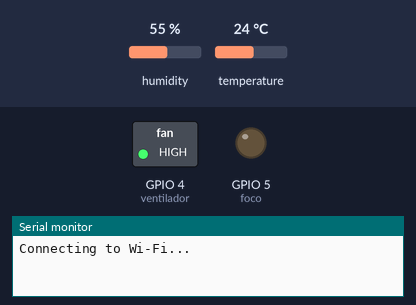
The sketch below on a simulated ESP32. Parts: switched loads named in the sketch (green lamp = pin HIGH), output pins drawn as LEDs (lit = HIGH), the last lines printed to the serial monitor. Inputs (shaded band) come from the test bench; at power-on: temperature 24 °C, humidity 55 %. WiFi joins after 1.5 s; servers stay silent unless stated; no MQTT or app messages arrive unless stated; web services answer with replies made up by the test bench.

Above: at 1.2 s.
1.3 s: temperature set to 29.9 °C
6.6 s: temperature set to 31.1 °C
At 11.1 s:
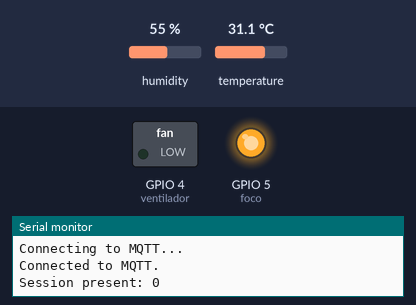
11.9 s: temperature set to 29.9 °C
16.8 s: temperature set to 28.9 °C
At 21.7 s:
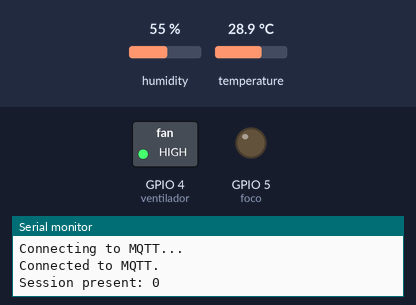
22.1 s: temperature set to 33 °C
At 27.3 s:
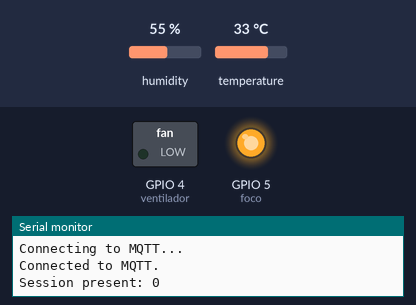
Timing chart, 0 to 28.3 s (numbered marks = the images above; inputs shaded):
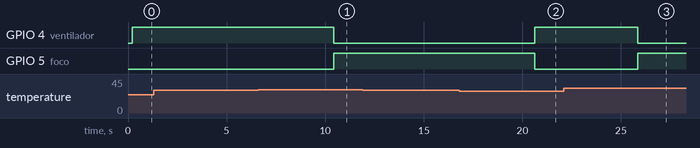

The sketch:

PruebaProyecto.ino
```cpp
#include <Wire.h>
#include <Adafruit_Sensor.h>
#include <Adafruit_BME280.h>
#include <WiFi.h>
extern "C" {
  #include "freertos/FreeRTOS.h"
  #include "freertos/timers.h"
}
#include <AsyncMqttClient.h>
#include <HTTPClient.h>

//Declaramos variables y constantes
#define WIFI_SSID "Wi-Fi Unimagdalena"
#define MQTT_HOST IPAddress( 3, 86, 13, 130)
#define MQTT_PORT 1883
#define MQTT_PUB_TEMP "Temperatura"
#define MQTT_PUB_HUM "Humedad"
#define MQTT_PUB_ST "Sensacion Termica"

Adafruit_BME280 bme;
int ventilador = 4;
int foco = 5;
float temp;
float hum;
float temp_F;
float st;
String apiKey = "4734500";
String phone_number = "+573007421693";
String mensaje;
String url;
AsyncMqttClient mqttClient;
TimerHandle_t mqttReconnectTimer;
TimerHandle_t wifiReconnectTimer;


//Funcion conectar Wi-Fi
void connectToWifi() {
  Serial.println("Connecting to Wi-Fi...");
  WiFi.begin(WIFI_SSID);
}

//Funcion conectar MQTT
void connectToMqtt() {
  Serial.println("Connecting to MQTT...");
  mqttClient.connect();
}

//Funcion Eventos Wi-Fi
void WiFiEvent(WiFiEvent_t event) {
  Serial.printf("[WiFi-event] event: %d\n", event);
  switch(event) {
    case SYSTEM_EVENT_STA_GOT_IP:
      Serial.println("WiFi connected");
      Serial.println("IP address: ");
      Serial.println(WiFi.localIP());
      connectToMqtt();
      break;
    case SYSTEM_EVENT_STA_DISCONNECTED:
      Serial.println("WiFi lost connection");
      xTimerStop(mqttReconnectTimer, 0);
      xTimerStart(wifiReconnectTimer, 0);
      break;
  }
}

//Funcion Conexion MQTT
void onMqttConnect(bool sessionPresent) {
  Serial.println("Connected to MQTT.");
  Serial.print("Session present: ");
  Serial.println(sessionPresent);
}

//Funcion Desconexion MQTT
void onMqttDisconnect(AsyncMqttClientDisconnectReason reason) {
  Serial.println("Disconnected from MQTT.");
  if (WiFi.isConnected()) {
    xTimerStart(mqttReconnectTimer, 0);
  }
}

//Funcion para mostar cuando se publica un mensaje
void onMqttPublish(uint16_t packetId) {
  Serial.print("Publish acknowledged.");
  Serial.print("  packetId: ");
  Serial.println(packetId);
}

// Funcion que se encarga de inicializar las conexiones Wi-Fi y MQTT. Configuracion de los temporizadores para la reconexion Wi-Fi y MQTT.
void setup() {

  pinMode(ventilador, OUTPUT);
  pinMode(foco, OUTPUT);
  Serial.begin(115200);
  Serial.println();

  if (!bme.begin(0x76)) {

    while (1);
  }

  mqttReconnectTimer = xTimerCreate("mqttTimer", pdMS_TO_TICKS(2000), pdFALSE, (void*)0, reinterpret_cast<TimerCallbackFunction_t>(connectToMqtt));
  wifiReconnectTimer = xTimerCreate("wifiTimer", pdMS_TO_TICKS(2000), pdFALSE, (void*)0, reinterpret_cast<TimerCallbackFunction_t>(connectToWifi));

  WiFi.onEvent(WiFiEvent);

  mqttClient.onConnect(onMqttConnect);
  mqttClient.onDisconnect(onMqttDisconnect);
  mqttClient.onPublish(onMqttPublish);
  mqttClient.setServer(MQTT_HOST, MQTT_PORT);
  mqttClient.setCredentials("guest", "guest");
  connectToWifi();


}

// Funcion para leer la temperatura, humedad, sensacion termica. Tambien sirve para hacer las publicaciones en los topicos MQTT
void loop() {

  temp = bme.readTemperature();
  temp_F = 1.8 * bme.readTemperature() + 32;
  hum = bme.readHumidity();

  st = ((-42.379 + 2.04901523 * temp_F + 10.14333127 * hum + -0.22475541 * temp_F * hum + -0.00683783 * pow(temp_F, 2) + -0.05481717 * pow(hum, 2) + 0.00122874 * pow(temp_F, 2) * hum + 0.00085282 * temp_F * pow(hum, 2) + -0.00000199 * pow(temp_F, 2) * pow(hum, 2)) - 32) / 1.8;

  uint16_t packetIdPub1 = mqttClient.publish(MQTT_PUB_TEMP, 1, true, String(temp).c_str());
  uint16_t packetIdPub2 = mqttClient.publish(MQTT_PUB_HUM, 1, true, String(hum).c_str());
  uint16_t packetIdPub3 = mqttClient.publish(MQTT_PUB_ST, 1, true, String(st).c_str());

  message_to_whatsapp();
  simulacion();

  delay(5000);

}

void simulacion () {
  if(temp<=29.5){
    digitalWrite(ventilador, HIGH);
    digitalWrite(foco, LOW);
  }

 if(temp>=30.5){
    digitalWrite(ventilador, LOW);
    digitalWrite(foco, HIGH);
  }

}

// Funcion para enviar mensajes via Whatsapp
void message_to_whatsapp() {
  int httpCode;
  switch (true) {
    case (1):
      if (temp < 29.6 || temp > 30.4) {
        mensaje = "Cuidado, la Temperatura esta fuera de los limites establecidos.";
        url = "https://api.callmebot.com/whatsapp.php?phone=" + phone_number + "&apikey=" + apiKey + "&text=" + urlencode(mensaje);
        HTTPClient http;
        http.begin(url);
        httpCode = http.POST(url);
        http.end();

      }
      break;
    case (2):
      if (hum < 40 || hum > 60) {
        mensaje = "Cuidado, la Humedad esta fuera de los limites establecidos.";
        url = "https://api.callmebot.com/whatsapp.php?phone=" + phone_number + "&apikey=" + apiKey + "&text=" + urlencode(mensaje);
        HTTPClient http;
        http.begin(url);
        httpCode = http.POST(url);
        http.end();

      }
      break;
    default:
      break;
  }
}

// Funcion para codificar la cadena de caracteres en formato URL antes de enviarla en la solicitud HTTP
String urlencode(String str)
{
    String encodedString="";
    char c;
    char code0;
    char code1;
    char code2;
    for (int i =0; i < str.length(); i++){
      c=str.charAt(i);
      if (c == ' '){
        encodedString+= '+';
      } else if (isalnum(c)){
        encodedString+=c;
      } else{
        code1=(c & 0xf)+'0';
        if ((c & 0xf) >9){
            code1=(c & 0xf) - 10 + 'A';
        }
        c=(c>>4)&0xf;
        code0=c+'0';
        if (c > 9){
            code0=c - 10 + 'A';
        }
        code2='\0';
        encodedString+='%';
        encodedString+=code0;
        encodedString+=code1;

      }
      yield();
    }
    return encodedString;
}
```

Measured:
- the behaviour switches between 30.4 and 30.5 °C on temperature (found by bisection; images 0 and 1)
- the behaviour switches between 29.6 and 29.5 °C on temperature (found by bisection; images 1 and 2)
- after the input at 6.6 s, GPIO 4 (ventilador): HIGH → LOW after 3.8 s; GPIO 5 (foco): LOW → HIGH after 3.8 s
- after the input at 11.9 s, every drawn part: stays the same
- after the input at 16.8 s, GPIO 4 (ventilador): LOW → HIGH after 3.8 s; GPIO 5 (foco): HIGH → LOW after 3.8 s
- after the input at 22.1 s, GPIO 4 (ventilador): HIGH → LOW after 3.7 s; GPIO 5 (foco): LOW → HIGH after 3.7 s
